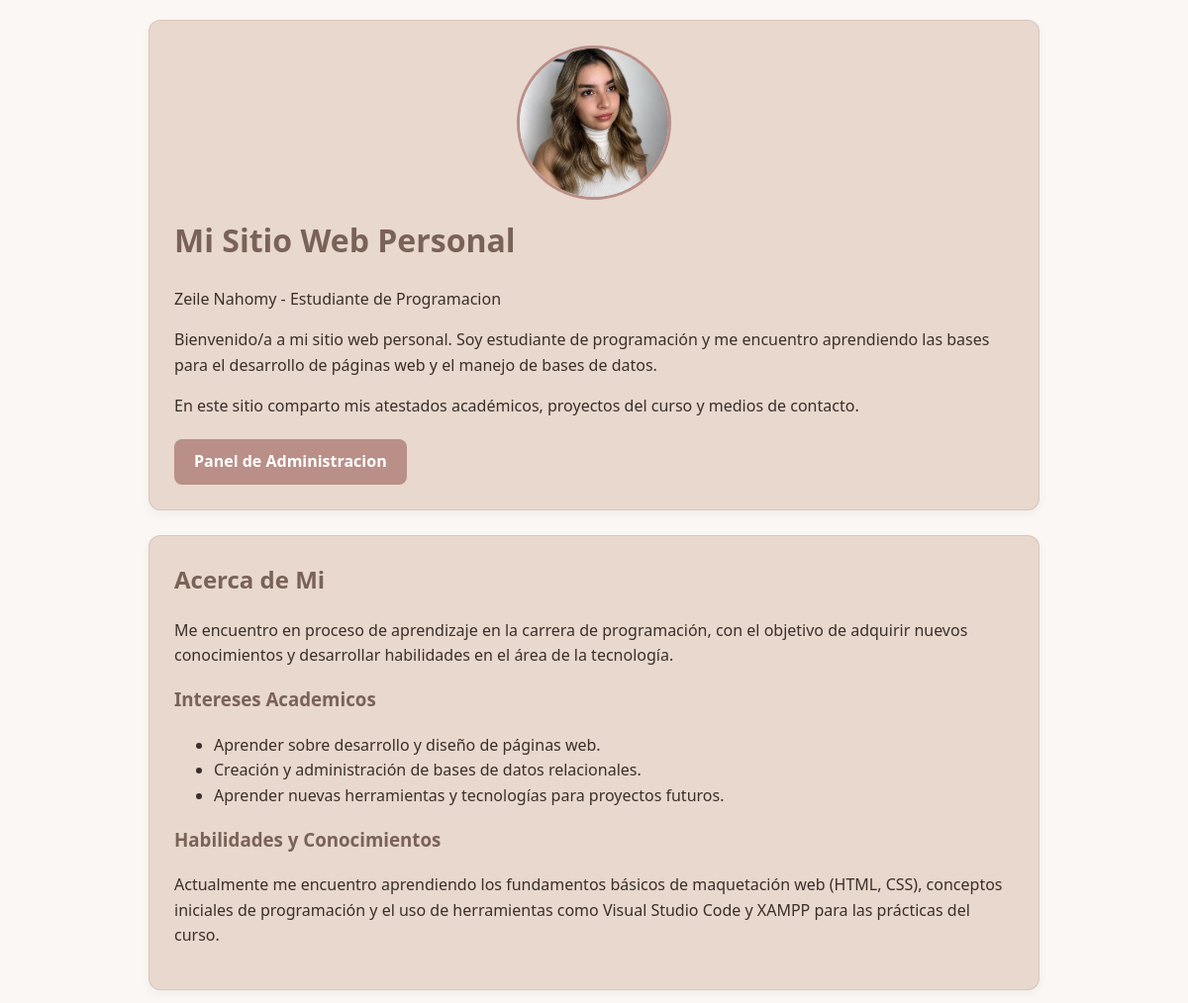
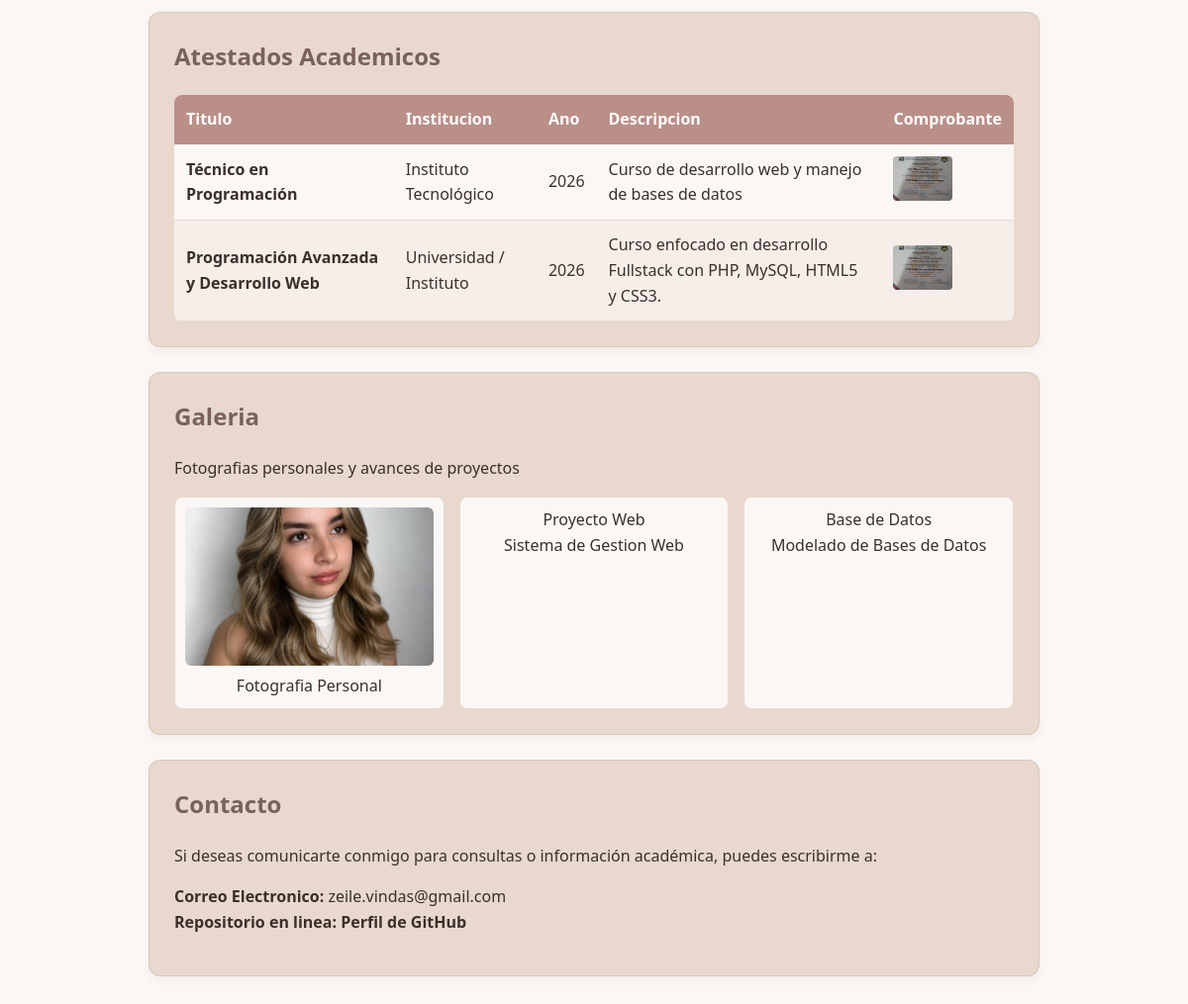
The page / on the database its author committed (2 pictures, top to bottom).
### tables this page shows
CREATE TABLE `atestados` (
  `id` int(11) NOT NULL,
  `titulo` varchar(150) NOT NULL,
  `institucion` varchar(150) NOT NULL,
  `anio` year(4) NOT NULL,
  `descripcion` text DEFAULT NULL,
  `imagen` varchar(255) DEFAULT NULL
);

### index.php (the view, shortened to what this page needs)
<?php
require_once __DIR__ . "/config/conexion.php";
$res_atestados = mysqli_query($conn, "SELECT * FROM atestados ORDER BY id DESC");
?>
<!DOCTYPE html>
<html lang="es">
<head>
    <link rel="stylesheet" href="assets/style.css?v=7">
</head>
<body>
<div class="container">
    <div class="card profile-card">
        <div class="profile-img-container">
            <img src="assets/perfil.jpg" alt="Foto de perfil de Zeile Nahomy" class="profile-img">
        </div>
        <div class="profile-info">
            <h1>Mi Sitio Web Personal</h1>
            <p class="subtitle">Zeile Nahomy - Estudiante de Programacion</p>
            <p>
                Bienvenido/a a mi sitio web personal. Soy estudiante de programación y me encuentro aprendiendo las bases para el desarrollo de páginas web y el manejo de bases de datos.
            </p>
            <p>
                En este sitio comparto mis atestados académicos, proyectos del curso y medios de contacto.
            </p>
            <div class="actions" style="margin-top: 20px;">
                <a class="btn" href="admin/">Panel de Administracion</a>
            </div>
        </div>
    </div>
    <div class="card">
        <h2>Acerca de Mi</h2>
        <p>
            Me encuentro en proceso de aprendizaje en la carrera de programación, con el objetivo de adquirir nuevos conocimientos y desarrollar habilidades en el área de la tecnología.
        </p>
        <h3>Intereses Academicos</h3>
        <ul>
            <li>Aprender sobre desarrollo y diseño de páginas web.</li>
            <li>Creación y administración de bases de datos relacionales.</li>
            <li>Aprender nuevas herramientas y tecnologías para proyectos futuros.</li>
        </ul>
        <h3>Habilidades y Conocimientos</h3>
        <p>
            Actualmente me encuentro aprendiendo los fundamentos básicos de maquetación web (HTML, CSS), conceptos iniciales de programación y el uso de herramientas como Visual Studio Code y XAMPP para las prácticas del curso.
        </p>
    </div>
    <div class="card">
        <h2>Atestados Academicos</h2>
        <?php if ($res_atestados && mysqli_num_rows($res_atestados) > 0): ?>
            <table>
                <thead>
                    <tr>
                        <th>Titulo</th>
                        <th>Institucion</th>
                        <th>Ano</th>
                        <th>Descripcion</th>
                        <th>Comprobante</th>
                    </tr>
                </thead>
                <tbody>
                <?php while ($row = mysqli_fetch_assoc($res_atestados)): ?>
                    <tr>
                        <td><strong><?php echo htmlspecialchars($row['titulo']); ?></strong></td>
                        <td><?php echo htmlspecialchars($row['institucion']); ?></td>
                        <td><?php echo htmlspecialchars($row['anio']); ?></td>
                        <td><?php echo htmlspecialchars($row['descripcion'] ?? ''); ?></td>
                        <td>
                            <a href="assets/certificado.jpg" target="_blank" title="Ver comprobante en tamaño completo">
                                <img src="assets/certificado.jpg" alt="Título Bachiller" style="width: 60px; height: 45px; object-fit: cover; border-radius: 4px; border: 1px solid var(--card-border);">
                            </a>
                        </td>
                    </tr>
                <?php endwhile; ?>
                </tbody>
            </table>
        <?php else: ?>
            <p>No hay atestados registrados aun.</p>
        <?php endif; ?>
    </div>
    <div class="card">
        <h2>Galeria</h2>
        <p class="subtitle">Fotografias personales y avances de proyectos</p>
        <div class="gallery-grid">
            <div class="gallery-item">
                <img src="assets/perfil.jpg" alt="Fotografía Personal">
                <span>Fotografia Personal</span>
            </div>
            <div class="gallery-item">
                <div class="placeholder-img">Proyecto Web</div>
                <span>Sistema de Gestion Web</span>
            </div>
            <div class="gallery-item">
                <div class="placeholder-img">Base de Datos</div>
                <span>Modelado de Bases de Datos</span>
            </div>
        </div>
    </div>
    <div class="card">
        <h2>Contacto</h2>
        <p>Si deseas comunicarte conmigo para consultas o información académica, puedes escribirme a:</p>
        <p>
            <strong>Correo Electronico:</strong> zeile.vindas@gmail.com<br>
            <strong>Repositorio en linea:</strong>
            <a href="https://github.com" target="_blank" style="color: var(--primary);">Perfil de GitHub</a>
        </p>
    </div>
</div>
</body>
</html>

### assets/style.css (style rules this page uses)
:root { --milk: #FBF7F4; --blush-oat: #E8D8CE; --dusty-rose: #B98F88; --cocoa-taupe: #7A6258; --espresso-brown: #3B2F2A; }
body { font-family: 'Segoe UI', Tahoma, Geneva, Verdana, sans-serif; background-color: var(--milk); color: var(--espresso-brown); margin: 0; padding: 20px; line-height: 1.6; }
.container { max-width: 900px; margin: 0 auto; }
.card, section, .hero-section { background-color: var(--blush-oat); border-radius: 12px; padding: 25px; margin-bottom: 25px; box-shadow: 0 4px 10px rgba(59, 47, 42, 0.05); border: 1px solid rgba(122, 98, 88, 0.15); }
h1, h2, h3, h4 { color: var(--cocoa-taupe); margin-top: 0; }
a { color: var(--cocoa-taupe); text-decoration: none; font-weight: bold; }
.btn, button, input[type="submit"] { background-color: var(--dusty-rose); color: #ffffff; border: none; padding: 10px 20px; border-radius: 8px; font-weight: bold; cursor: pointer; transition: background-color 0.3s ease; display: inline-block; text-decoration: none; }
img { max-width: 100%; height: auto; }
.profile-img, .hero-section img { width: 150px !important; height: 150px !important; object-fit: cover; border-radius: 50%; border: 3px solid var(--dusty-rose); display: block; margin: 0 auto 15px auto; }
table { width: 100%; border-collapse: collapse; margin-top: 15px; background-color: var(--milk); border-radius: 8px; overflow: hidden; }
th { background-color: var(--dusty-rose); color: #ffffff; padding: 12px; text-align: left; }
td { padding: 12px; border-bottom: 1px solid var(--blush-oat); }
td img { max-width: 100px; border-radius: 4px; }
tr:nth-child(even) { background-color: rgba(232, 216, 206, 0.3); }
.gallery-grid { display: grid; grid-template-columns: repeat(auto-fit, minmax(200px, 1fr)); gap: 15px; }
.gallery-item { background-color: var(--milk); padding: 10px; border-radius: 8px; text-align: center; border: 1px solid var(--blush-oat); }
.gallery-item img { width: 100%; height: 160px; object-fit: cover; border-radius: 6px; }

### rows shown on the page
atestados: titulo "Técnico en Programación", institucion "Instituto Tecnológico", anio "2026", descripcion "Curso de desarrollo web y manejo de bases de datos"
atestados: titulo "Programación Avanzada y Desarrollo Web", institucion "Universidad / Instituto", anio "2026", descripcion "Curso enfocado en desarrollo Fullstack con PHP, MySQL, HTML5 y CSS3."
